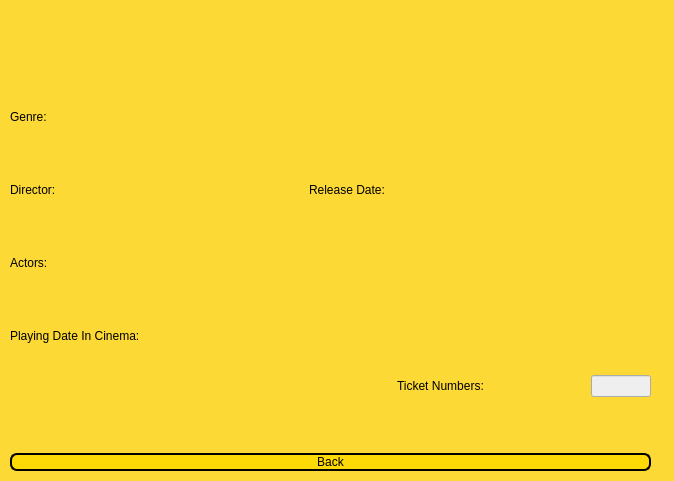
<?xml version="1.0" encoding="UTF-8"?>
<ui version="4.0">
 <class>SearchWindow</class>
 <widget class="QMainWindow" name="SearchWindow">
  <property name="geometry">
   <rect>
    <x>0</x>
    <y>0</y>
    <width>674</width>
    <height>481</height>
   </rect>
  </property>
  <property name="windowTitle">
   <string>MainWindow</string>
  </property>
  <widget class="QWidget" name="centralwidget">
   <property name="styleSheet">
    <string notr="true">#centralwidget
{
	background-color: #FDD935;
}

QLabel
{
font: 17pt &quot;Cooper Black&quot;;
}

QPushButton
{
	font: 15pt &quot;Cooper Black&quot;;
	background-color: #FDD905 ;
	border-Radius: 7px;
	border: 2px solid  black;
}

QPushButton:hover{
color: #FDD905;
	background-color: rgb(0, 0, 0);
}
QLineEdit
{
	font: 19pt &quot;MV Boli&quot;;
}</string>
   </property>
   <widget class="QWidget" name="verticalLayoutWidget">
    <property name="geometry">
     <rect>
      <x>10</x>
      <y>10</y>
      <width>641</width>
      <height>461</height>
     </rect>
    </property>
    <layout class="QVBoxLayout" name="verticalLayout">
     <item>
      <widget class="QLabel" name="Name_label">
       <property name="styleSheet">
        <string notr="true">font: 30pt &quot;Cooper Black&quot;;
color: rgb(255, 72, 17);</string>
       </property>
       <property name="text">
        <string/>
       </property>
       <property name="alignment">
        <set>Qt::AlignCenter</set>
       </property>
      </widget>
     </item>
     <item>
      <layout class="QHBoxLayout" name="horizontalLayout">
       <property name="topMargin">
        <number>0</number>
       </property>
       <item>
        <widget class="QLabel" name="label_1">
         <property name="sizePolicy">
          <sizepolicy hsizetype="Preferred" vsizetype="Preferred">
           <horstretch>0</horstretch>
           <verstretch>0</verstretch>
          </sizepolicy>
         </property>
         <property name="maximumSize">
          <size>
           <width>160</width>
           <height>16777215</height>
          </size>
         </property>
         <property name="text">
          <string>Genre:</string>
         </property>
        </widget>
       </item>
       <item>
        <widget class="QLabel" name="Genre_label">
         <property name="styleSheet">
          <string notr="true">font: 22pt &quot;MV Boli&quot;;</string>
         </property>
         <property name="text">
          <string/>
         </property>
        </widget>
       </item>
      </layout>
     </item>
     <item>
      <layout class="QHBoxLayout" name="horizontalLayout_2">
       <property name="topMargin">
        <number>0</number>
       </property>
       <item>
        <widget class="QLabel" name="label_2">
         <property name="minimumSize">
          <size>
           <width>110</width>
           <height>0</height>
          </size>
         </property>
         <property name="maximumSize">
          <size>
           <width>110</width>
           <height>16777215</height>
          </size>
         </property>
         <property name="text">
          <string>Director:</string>
         </property>
        </widget>
       </item>
       <item>
        <widget class="QLabel" name="Director_label">
         <property name="styleSheet">
          <string notr="true">font: 22pt &quot;MV Boli&quot;;
</string>
         </property>
         <property name="text">
          <string/>
         </property>
        </widget>
       </item>
       <item>
        <widget class="QLabel" name="label_3">
         <property name="minimumSize">
          <size>
           <width>160</width>
           <height>0</height>
          </size>
         </property>
         <property name="maximumSize">
          <size>
           <width>160</width>
           <height>16777215</height>
          </size>
         </property>
         <property name="text">
          <string>Release Date:</string>
         </property>
        </widget>
       </item>
       <item>
        <widget class="QLabel" name="RDate_label">
         <property name="styleSheet">
          <string notr="true">font: 22pt &quot;MV Boli&quot;;</string>
         </property>
         <property name="text">
          <string/>
         </property>
        </widget>
       </item>
      </layout>
     </item>
     <item>
      <layout class="QHBoxLayout" name="horizontalLayout_3">
       <property name="topMargin">
        <number>0</number>
       </property>
       <item>
        <widget class="QLabel" name="label_4">
         <property name="minimumSize">
          <size>
           <width>110</width>
           <height>0</height>
          </size>
         </property>
         <property name="maximumSize">
          <size>
           <width>125</width>
           <height>16777215</height>
          </size>
         </property>
         <property name="text">
          <string>Actors:</string>
         </property>
        </widget>
       </item>
       <item>
        <widget class="QLabel" name="Actors_label">
         <property name="styleSheet">
          <string notr="true">font: 22pt &quot;MV Boli&quot;;</string>
         </property>
         <property name="text">
          <string/>
         </property>
        </widget>
       </item>
      </layout>
     </item>
     <item>
      <widget class="QLabel" name="label_5">
       <property name="text">
        <string>Playing Date In Cinema:</string>
       </property>
      </widget>
     </item>
     <item>
      <layout class="QHBoxLayout" name="horizontalLayout_4">
       <property name="topMargin">
        <number>0</number>
       </property>
       <item>
        <widget class="QLabel" name="Day_label">
         <property name="styleSheet">
          <string notr="true">font: 22pt &quot;MV Boli&quot;;</string>
         </property>
         <property name="text">
          <string/>
         </property>
        </widget>
       </item>
       <item>
        <widget class="QLabel" name="Time_label">
         <property name="styleSheet">
          <string notr="true">font: 22pt &quot;MV Boli&quot;;</string>
         </property>
         <property name="text">
          <string/>
         </property>
        </widget>
       </item>
       <item>
        <widget class="QLabel" name="label_6">
         <property name="text">
          <string>Ticket Numbers:</string>
         </property>
        </widget>
       </item>
       <item>
        <widget class="QLineEdit" name="TicketEntry">
         <property name="enabled">
          <bool>false</bool>
         </property>
         <property name="maximumSize">
          <size>
           <width>60</width>
           <height>16777215</height>
          </size>
         </property>
         <property name="text">
          <string/>
         </property>
        </widget>
       </item>
      </layout>
     </item>
     <item>
      <spacer name="verticalSpacer">
       <property name="orientation">
        <enum>Qt::Vertical</enum>
       </property>
       <property name="sizeType">
        <enum>QSizePolicy::Fixed</enum>
       </property>
       <property name="sizeHint" stdset="0">
        <size>
         <width>20</width>
         <height>40</height>
        </size>
       </property>
      </spacer>
     </item>
     <item>
      <layout class="QHBoxLayout" name="horizontalLayout_5">
       <property name="topMargin">
        <number>10</number>
       </property>
       <item>
        <widget class="QPushButton" name="BackButton">
         <property name="text">
          <string>Back</string>
         </property>
        </widget>
       </item>
      </layout>
     </item>
    </layout>
   </widget>
  </widget>
 </widget>
 <resources/>
 <connections/>
</ui>
